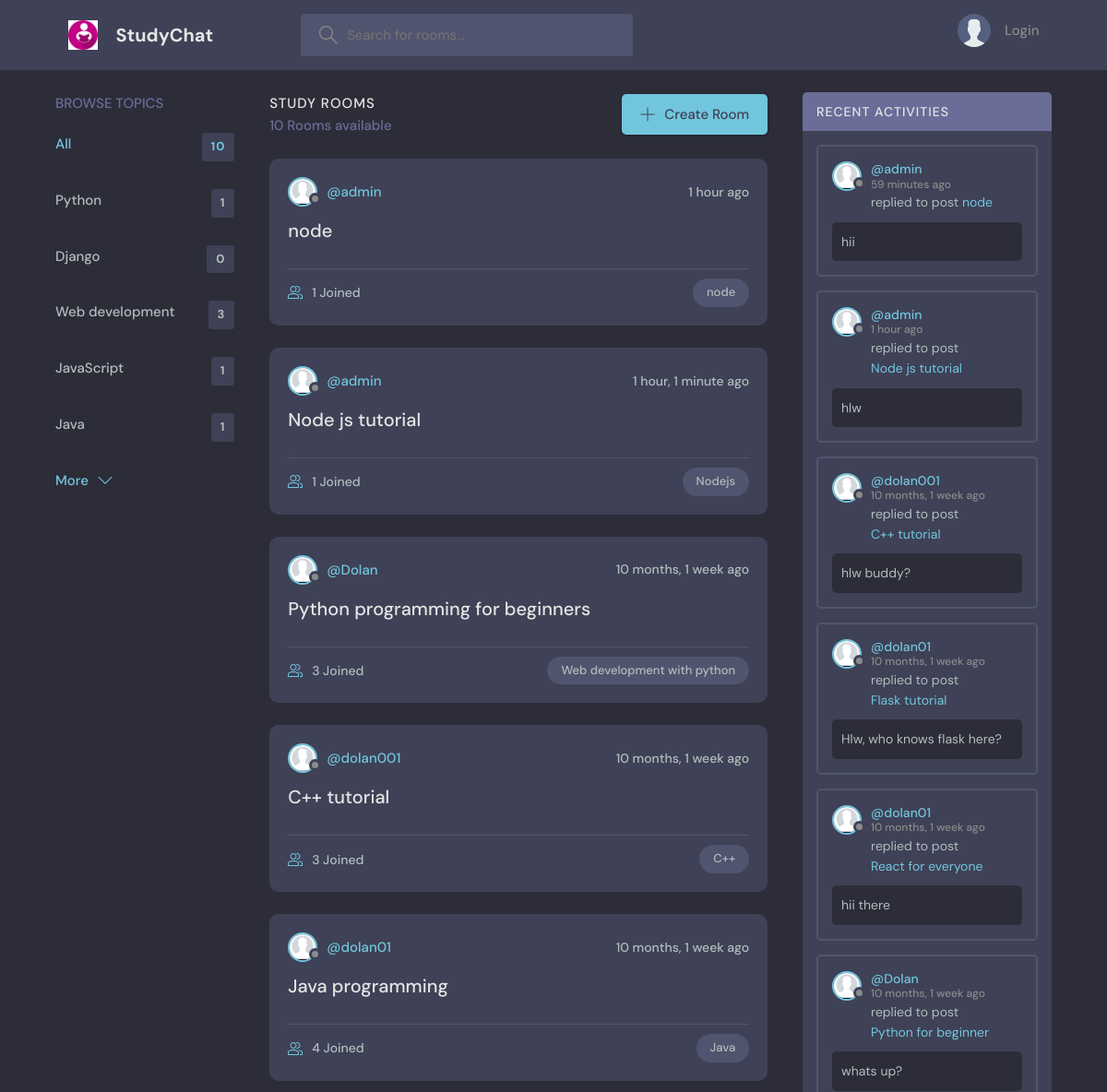
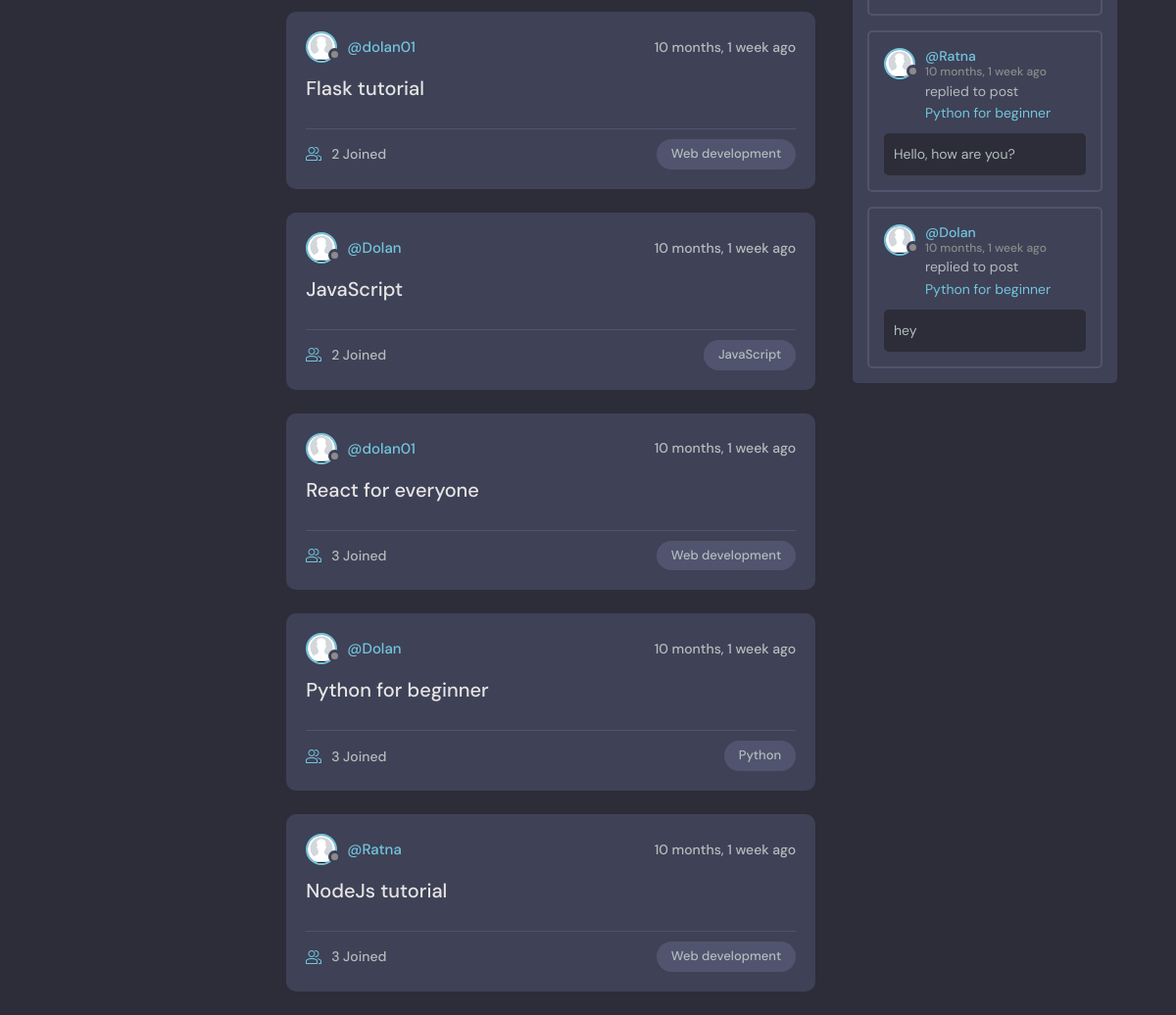
The page / on the database its author committed (2 pictures, top to bottom).
### chatRoom/models.py (models this page shows, shortened)
class Topic(models.Model):
    name = models.CharField(max_length=200)

class Room(models.Model):
    host = models.ForeignKey(User, on_delete=models.SET_NULL, null=True)
    topic = models.ForeignKey(Topic, on_delete=models.SET_NULL, null=True)
    name = models.CharField(max_length=200)
    description = models.TextField(null=True, blank=True)
    participants = models.ManyToManyField(User, related_name='participant', blank=True)
    updated = models.DateTimeField(auto_now=True)
    created = models.DateTimeField(auto_now_add=True)
    class Meta:
        ordering = ['-updated', '-created']
    def __str__(self):
        return self.name

class Message(models.Model):
    user = models.ForeignKey(User, on_delete=models.CASCADE)
    room = models.ForeignKey(Room, on_delete=models.CASCADE)
    body = models.TextField()
    updated = models.DateTimeField(auto_now=True)
    created = models.DateTimeField(auto_now_add=True)
    class Meta:
        ordering = ['-updated', '-created']

### chatRoom/views.py (the view)
# urls.py: path('', views.home, name="home"),
def home(request):
    q = request.GET.get('q') if request.GET.get('q') is not None else ""
    rooms = Room.objects.filter(
        Q(topic__name__icontains = q) |
        Q(name__icontains = q) |
        Q(description__icontains = q)
    )
    topics = Topic.objects.all()
    topic_limit = topics[0:5]
    room_count = rooms.count()
    room_messages = Message.objects.filter(
        Q(room__topic__name__icontains=q)
    )
    context = {
        'rooms': rooms,
        'topics': topics,
        'room_count':room_count,
        'room_messages':room_messages,
        'topic_limit': topic_limit
        }
    return render(request,'home.html', context)

### chatRoom/templates/home.html (shortened to what this page needs)
{% extends 'base.html' %}
{% block content %}
{% load static %}
<main class="layout layout--3">
  <div class="container">
    {% include 'homeComponents/topics.html' %}
    <div class="roomList">
      <div class="roomList__header">
        <div>
          <h2>Study Rooms</h2>
          <p>{{rooms.count}} Rooms available</p>
        </div>
        <a class="btn btn--main" href="{% url 'create-room' %}">
          <svg version="1.1" xmlns="http://www.w3.org/2000/svg" width="32" height="32" viewBox="0 0 32 32">
            <title>add</title>
            <path
              d="M16.943 0.943h-1.885v14.115h-14.115v1.885h14.115v14.115h1.885v-14.115h14.115v-1.885h-14.115v-14.115z">
            </path>
          </svg>
          Create Room
        </a>
      </div>
      {% include 'homeComponents/feed.html' %}
    </div>
    {% include 'homeComponents/activity.html' %}
  </div>
</main>
{% endblock %}

### chatRoom/templates/homeComponents/topics.html
<div class="topics">
    <div class="topics__header">
        <h2>Browse Topics</h2>
    </div>
    <ul class="topics__list">
        <li>
            <a href="{% url 'home' %}" class="active">All <span>{{ topics.count }}</span></a>
        </li>
        {% for topic in topic_limit %}
        <li>
            <a href="{% url 'home' %}?q={{topic.name}}">{{topic.name}} <span>{{topic.room_set.count}}</span></a>
        </li>
        {% endfor %}
    </ul>
    <a class="btn btn--link" href="{% url 'topics' %}">
        More
        <svg version="1.1" xmlns="http://www.w3.org/2000/svg" width="32" height="32" viewBox="0 0 32 32">
            <title>chevron-down</title>
            <path d="M16 21l-13-13h-3l16 16 16-16h-3l-13 13z"></path>
        </svg>
    </a>
</div>

### chatRoom/templates/homeComponents/feed.html (shortened to what this page needs)
{% load static %}
{% for room in rooms %}
<div class="roomListRoom">
    <div class="roomListRoom__header">
        <a href="{% url 'user-profile' room.host.id %}" class="roomListRoom__author">
            <div class="avatar avatar--small">
                <img src="{% static 'images/user.png' %}" />
            </div>
            <span>@{{ room.host.username }}</span>
        </a>
        <div class="roomListRoom__actions">
            <span>{{room.created|timesince}} ago</span>
        </div>
    </div>
    <div class="roomListRoom__content">
        <a href="{% url 'room' room.id %}">{{room.name}}</a>
    </div>
    <div class="roomListRoom__meta">
        <a href="{% url 'room' room.id %}" class="roomListRoom__joined">
            {{room.participants.all.count}} Joined
        </a>
        <p class="roomListRoom__topic">{{room.topic.name}}</p>
    </div>
</div>
{% endfor %}

### chatRoom/templates/homeComponents/activity.html (shortened to what this page needs)
{% load static %}
<div class="activities">
    <div class="activities__header">
        <h2>Recent Activities</h2>
    </div>
    {% for msg in room_messages %}
    <div class="activities__box">
        <div class="activities__boxHeader roomListRoom__header">
            <a href="{% url 'user-profile' msg.user.id %}" class="roomListRoom__author">
                <div class="avatar avatar--small">
                    <img src="{% static 'images/user.png' %}" />
                </div>
                <p>
                    @{{msg.user}}
                    <span>{{msg.created|timesince}} ago</span>
                </p>
            </a>
        </div>
        <div class="activities__boxContent">
            <p>replied to post <a href="{% url 'room' msg.room.id %}">{{msg.room}}</a></p>
            <div class="activities__boxRoomContent">
                {{msg.body}}
            </div>
        </div>
    </div>
    {% endfor %}
</div>

### rows shown on the page
Topic: name "Python", room_set.count "1"
Topic: name "Django", room_set.count "0"
Topic: name "Web development", room_set.count "3"
Topic: name "JavaScript", room_set.count "1"
Topic: name "Java", room_set.count "1"
Room: host.username "admin", created "1 hour", name "node", participants.all.count "1", topic.name "node"
Room: host.username "admin", created "1 hour, 1 minute", name "Node js tutorial", participants.all.count "1", topic.name "Nodejs"
Room: host.username "Dolan", created "10 months, 1 week", name "Python programming for beginners", participants.all.count "3", topic.name "Web development with python"
Room: host.username "dolan001", created "10 months, 1 week", name "C++ tutorial", participants.all.count "3", topic.name "C++"
Room: host.username "dolan01", created "10 months, 1 week", name "Java programming", participants.all.count "4", topic.name "Java"
Room: host.username "dolan01", created "10 months, 1 week", name "Flask tutorial", participants.all.count "2", topic.name "Web development"
Room: host.username "Dolan", created "10 months, 1 week", name "JavaScript", participants.all.count "2", topic.name "JavaScript"
Room: host.username "dolan01", created "10 months, 1 week", name "React for everyone", participants.all.count "3", topic.name "Web development"
Room: host.username "Dolan", created "10 months, 1 week", name "Python for beginner", participants.all.count "3", topic.name "Python"
Room: host.username "Ratna", created "10 months, 1 week", name "NodeJs tutorial", participants.all.count "3", topic.name "Web development"
Message: user "admin", created "59 minutes", room "node", body "hii"
Message: user "admin", created "1 hour", room "Node js tutorial", body "hlw"
Message: user "dolan001", created "10 months, 1 week", room "C++ tutorial", body "hlw buddy?"
Message: user "dolan01", created "10 months, 1 week", room "Flask tutorial", body "Hlw, who knows flask here?"
Message: user "dolan01", created "10 months, 1 week", room "React for everyone", body "hii there"
Message: user "Dolan", created "10 months, 1 week", room "Python for beginner", body "whats up?"
Message: user "Ratna", created "10 months, 1 week", room "Python for beginner", body "Hello, how are you?"
Message: user "Dolan", created "10 months, 1 week", room "Python for beginner", body "hey"

### other values the page prints
{{ topics.count }} "10"
{{ rooms.count }} "10"
